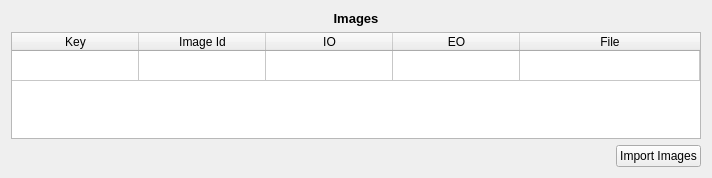
<?xml version="1.0" encoding="UTF-8"?>
<ui version="4.0">
 <class>ImagesView</class>
 <widget class="QWidget" name="ImagesView">
  <property name="geometry">
   <rect>
    <x>0</x>
    <y>0</y>
    <width>712</width>
    <height>178</height>
   </rect>
  </property>
  <property name="sizePolicy">
   <sizepolicy hsizetype="Expanding" vsizetype="Maximum">
    <horstretch>0</horstretch>
    <verstretch>0</verstretch>
   </sizepolicy>
  </property>
  <property name="windowTitle">
   <string>Form</string>
  </property>
  <layout class="QVBoxLayout" name="verticalLayout">
   <item>
    <widget class="QLabel" name="label">
     <property name="text">
      <string>&lt;!DOCTYPE HTML PUBLIC &quot;-//W3C//DTD HTML 4.0//EN&quot; &quot;http://www.w3.org/TR/REC-html40/strict.dtd&quot;&gt;
&lt;html&gt;&lt;head&gt;&lt;meta name=&quot;qrichtext&quot; content=&quot;1&quot; /&gt;&lt;style type=&quot;text/css&quot;&gt;
p, li { white-space: pre-wrap; }
&lt;/style&gt;&lt;/head&gt;&lt;body style=&quot; font-family:'Sans'; font-size:10pt; font-weight:400; font-style:normal;&quot;&gt;
&lt;p style=&quot; margin-top:0px; margin-bottom:0px; margin-left:0px; margin-right:0px; -qt-block-indent:0; text-indent:0px;&quot;&gt;&lt;span style=&quot; font-weight:600;&quot;&gt;Images&lt;/span&gt;&lt;/p&gt;&lt;/body&gt;&lt;/html&gt;</string>
     </property>
     <property name="alignment">
      <set>Qt::AlignCenter</set>
     </property>
    </widget>
   </item>
   <item>
    <widget class="QTableWidget" name="imagesTable">
     <property name="enabled">
      <bool>true</bool>
     </property>
     <property name="minimumSize">
      <size>
       <width>256</width>
       <height>0</height>
      </size>
     </property>
     <property name="layoutDirection">
      <enum>Qt::LeftToRight</enum>
     </property>
     <property name="verticalScrollBarPolicy">
      <enum>Qt::ScrollBarAlwaysOff</enum>
     </property>
     <property name="editTriggers">
      <set>QAbstractItemView::NoEditTriggers</set>
     </property>
     <property name="showDropIndicator" stdset="0">
      <bool>false</bool>
     </property>
     <property name="dragDropOverwriteMode">
      <bool>false</bool>
     </property>
     <property name="showGrid">
      <bool>true</bool>
     </property>
     <property name="wordWrap">
      <bool>true</bool>
     </property>
     <property name="rowCount">
      <number>1</number>
     </property>
     <property name="columnCount">
      <number>5</number>
     </property>
     <attribute name="horizontalHeaderVisible">
      <bool>true</bool>
     </attribute>
     <attribute name="horizontalHeaderDefaultSectionSize">
      <number>127</number>
     </attribute>
     <attribute name="horizontalHeaderMinimumSectionSize">
      <number>27</number>
     </attribute>
     <attribute name="horizontalHeaderStretchLastSection">
      <bool>true</bool>
     </attribute>
     <attribute name="verticalHeaderVisible">
      <bool>false</bool>
     </attribute>
     <attribute name="verticalHeaderVisible">
      <bool>false</bool>
     </attribute>
     <attribute name="horizontalHeaderStretchLastSection">
      <bool>true</bool>
     </attribute>
     <attribute name="horizontalHeaderVisible">
      <bool>true</bool>
     </attribute>
     <attribute name="horizontalHeaderMinimumSectionSize">
      <number>27</number>
     </attribute>
     <attribute name="horizontalHeaderDefaultSectionSize">
      <number>127</number>
     </attribute>
     <row/>
     <column>
      <property name="text">
       <string>Key</string>
      </property>
     </column>
     <column>
      <property name="text">
       <string>Image Id</string>
      </property>
     </column>
     <column>
      <property name="text">
       <string>IO</string>
      </property>
      <property name="textAlignment">
       <set>AlignHCenter|AlignVCenter|AlignCenter</set>
      </property>
     </column>
     <column>
      <property name="text">
       <string>EO</string>
      </property>
     </column>
     <column>
      <property name="text">
       <string>File</string>
      </property>
     </column>
     <item row="0" column="1">
      <property name="text">
       <string/>
      </property>
     </item>
     <item row="0" column="2">
      <property name="text">
       <string/>
      </property>
      <property name="textAlignment">
       <set>AlignJustify|AlignVCenter</set>
      </property>
     </item>
    </widget>
   </item>
   <item>
    <layout class="QHBoxLayout" name="horizontalLayout">
     <item>
      <spacer name="horizontalSpacer">
       <property name="orientation">
        <enum>Qt::Horizontal</enum>
       </property>
       <property name="sizeHint" stdset="0">
        <size>
         <width>40</width>
         <height>20</height>
        </size>
       </property>
      </spacer>
     </item>
     <item>
      <widget class="QPushButton" name="importButton">
       <property name="text">
        <string>Import Images</string>
       </property>
      </widget>
     </item>
    </layout>
   </item>
  </layout>
 </widget>
 <resources>
  <include location="../resource/resource.qrc"/>
 </resources>
 <connections/>
</ui>
